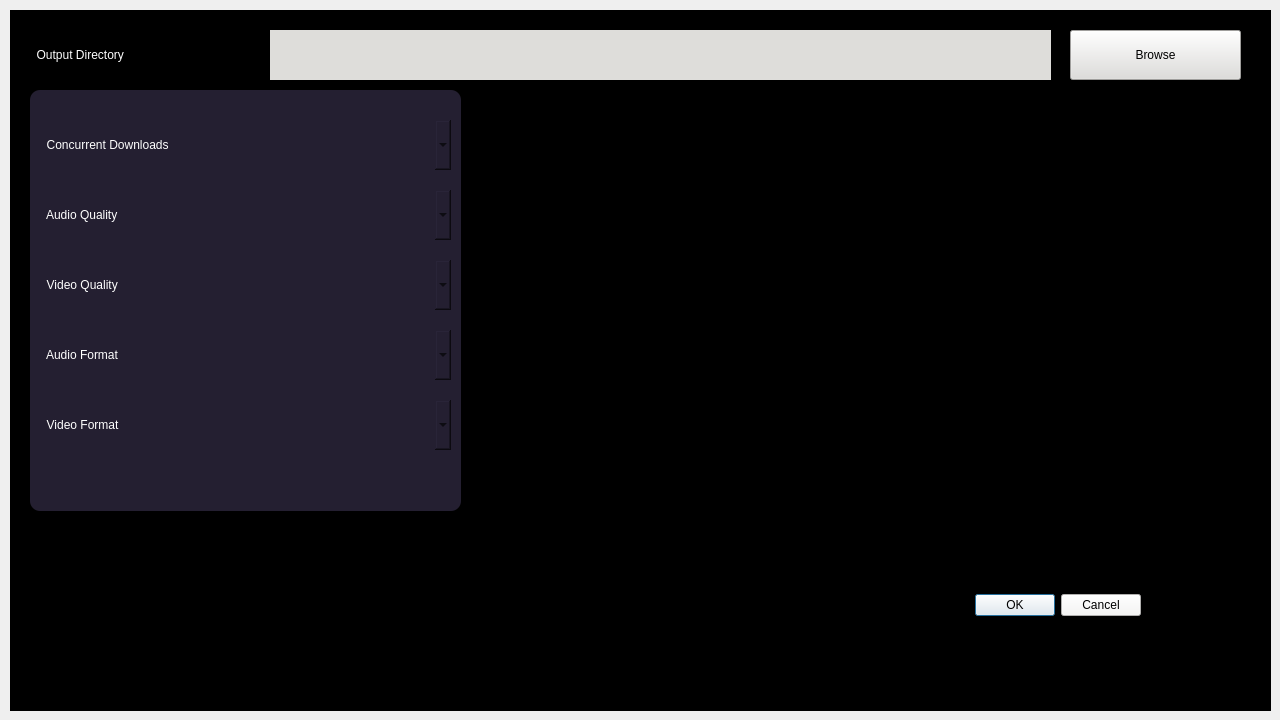
<?xml version="1.0" encoding="UTF-8"?>
<ui version="4.0">
 <class>Dialog</class>
 <widget class="QDialog" name="Dialog">
  <property name="geometry">
   <rect>
    <x>0</x>
    <y>0</y>
    <width>1280</width>
    <height>720</height>
   </rect>
  </property>
  <property name="windowTitle">
   <string>Dialog</string>
  </property>
  <widget class="QFrame" name="frame">
   <property name="geometry">
    <rect>
     <x>10</x>
     <y>10</y>
     <width>1261</width>
     <height>701</height>
    </rect>
   </property>
   <property name="styleSheet">
    <string notr="true">background-color: rgb(0, 0, 0);</string>
   </property>
   <property name="frameShape">
    <enum>QFrame::StyledPanel</enum>
   </property>
   <property name="frameShadow">
    <enum>QFrame::Raised</enum>
   </property>
   <widget class="QLabel" name="label">
    <property name="geometry">
     <rect>
      <x>20</x>
      <y>20</y>
      <width>231</width>
      <height>50</height>
     </rect>
    </property>
    <property name="styleSheet">
     <string notr="true">color: rgb(255, 255, 255);
border-radius: 10px;</string>
    </property>
    <property name="text">
     <string>  Output Directory</string>
    </property>
   </widget>
   <widget class="QLabel" name="output_path_label">
    <property name="geometry">
     <rect>
      <x>260</x>
      <y>20</y>
      <width>781</width>
      <height>50</height>
     </rect>
    </property>
    <property name="styleSheet">
     <string notr="true">background-color: rgb(222, 221, 218);</string>
    </property>
    <property name="text">
     <string/>
    </property>
   </widget>
   <widget class="QPushButton" name="browse_btn">
    <property name="geometry">
     <rect>
      <x>1060</x>
      <y>20</y>
      <width>171</width>
      <height>50</height>
     </rect>
    </property>
    <property name="styleSheet">
     <string notr="true">background-color: rgb(222, 221, 218);
</string>
    </property>
    <property name="text">
     <string>Browse</string>
    </property>
   </widget>
   <widget class="QFrame" name="frame_2">
    <property name="geometry">
     <rect>
      <x>20</x>
      <y>80</y>
      <width>431</width>
      <height>421</height>
     </rect>
    </property>
    <property name="styleSheet">
     <string notr="true">background-color: rgb(36, 31, 49);
border-radius: 10px</string>
    </property>
    <property name="frameShape">
     <enum>QFrame::StyledPanel</enum>
    </property>
    <property name="frameShadow">
     <enum>QFrame::Raised</enum>
    </property>
    <widget class="QComboBox" name="audio_format_combo">
     <property name="geometry">
      <rect>
       <x>250</x>
       <y>240</y>
       <width>171</width>
       <height>50</height>
      </rect>
     </property>
    </widget>
    <widget class="QLabel" name="label_5">
     <property name="geometry">
      <rect>
       <x>10</x>
       <y>170</y>
       <width>231</width>
       <height>50</height>
      </rect>
     </property>
     <property name="styleSheet">
      <string notr="true">color: rgb(255, 255, 255);
border-radius: 10px;</string>
     </property>
     <property name="text">
      <string>  Video Quality</string>
     </property>
    </widget>
    <widget class="QLabel" name="label_3">
     <property name="geometry">
      <rect>
       <x>10</x>
       <y>30</y>
       <width>231</width>
       <height>50</height>
      </rect>
     </property>
     <property name="styleSheet">
      <string notr="true">color: rgb(255, 255, 255);
border-radius: 10px;</string>
     </property>
     <property name="text">
      <string>  Concurrent Downloads</string>
     </property>
    </widget>
    <widget class="QComboBox" name="audio_quality_combo">
     <property name="geometry">
      <rect>
       <x>250</x>
       <y>100</y>
       <width>171</width>
       <height>50</height>
      </rect>
     </property>
    </widget>
    <widget class="QLabel" name="label_6">
     <property name="geometry">
      <rect>
       <x>10</x>
       <y>240</y>
       <width>231</width>
       <height>50</height>
      </rect>
     </property>
     <property name="styleSheet">
      <string notr="true">color: rgb(255, 255, 255);
border-radius: 10px;
</string>
     </property>
     <property name="text">
      <string>  Audio Format</string>
     </property>
    </widget>
    <widget class="QComboBox" name="concurrent_combo">
     <property name="geometry">
      <rect>
       <x>250</x>
       <y>30</y>
       <width>171</width>
       <height>50</height>
      </rect>
     </property>
     <property name="styleSheet">
      <string notr="true"/>
     </property>
    </widget>
    <widget class="QLabel" name="label_4">
     <property name="geometry">
      <rect>
       <x>10</x>
       <y>100</y>
       <width>231</width>
       <height>50</height>
      </rect>
     </property>
     <property name="styleSheet">
      <string notr="true">color: rgb(255, 255, 255);
border-radius: 10px;</string>
     </property>
     <property name="text">
      <string>  Audio Quality</string>
     </property>
    </widget>
    <widget class="QComboBox" name="video_quality_combo">
     <property name="geometry">
      <rect>
       <x>250</x>
       <y>170</y>
       <width>171</width>
       <height>50</height>
      </rect>
     </property>
    </widget>
    <widget class="QComboBox" name="video_format_combo">
     <property name="geometry">
      <rect>
       <x>250</x>
       <y>310</y>
       <width>171</width>
       <height>50</height>
      </rect>
     </property>
    </widget>
    <widget class="QLabel" name="label_7">
     <property name="geometry">
      <rect>
       <x>10</x>
       <y>310</y>
       <width>231</width>
       <height>50</height>
      </rect>
     </property>
     <property name="styleSheet">
      <string notr="true">color: rgb(255, 255, 255);
border-radius: 10px;</string>
     </property>
     <property name="text">
      <string>  Video Format</string>
     </property>
    </widget>
   </widget>
   <widget class="QDialogButtonBox" name="buttonBox">
    <property name="geometry">
     <rect>
      <x>760</x>
      <y>570</y>
      <width>371</width>
      <height>51</height>
     </rect>
    </property>
    <property name="styleSheet">
     <string notr="true">background-color: rgb(246, 245, 244);</string>
    </property>
    <property name="orientation">
     <enum>Qt::Horizontal</enum>
    </property>
    <property name="standardButtons">
     <set>QDialogButtonBox::Cancel|QDialogButtonBox::Ok</set>
    </property>
   </widget>
  </widget>
 </widget>
 <resources/>
 <connections>
  <connection>
   <sender>buttonBox</sender>
   <signal>accepted()</signal>
   <receiver>Dialog</receiver>
   <slot>accept()</slot>
   <hints>
    <hint type="sourcelabel">
     <x>248</x>
     <y>254</y>
    </hint>
    <hint type="destinationlabel">
     <x>157</x>
     <y>274</y>
    </hint>
   </hints>
  </connection>
  <connection>
   <sender>buttonBox</sender>
   <signal>rejected()</signal>
   <receiver>Dialog</receiver>
   <slot>reject()</slot>
   <hints>
    <hint type="sourcelabel">
     <x>316</x>
     <y>260</y>
    </hint>
    <hint type="destinationlabel">
     <x>286</x>
     <y>274</y>
    </hint>
   </hints>
  </connection>
 </connections>
</ui>
